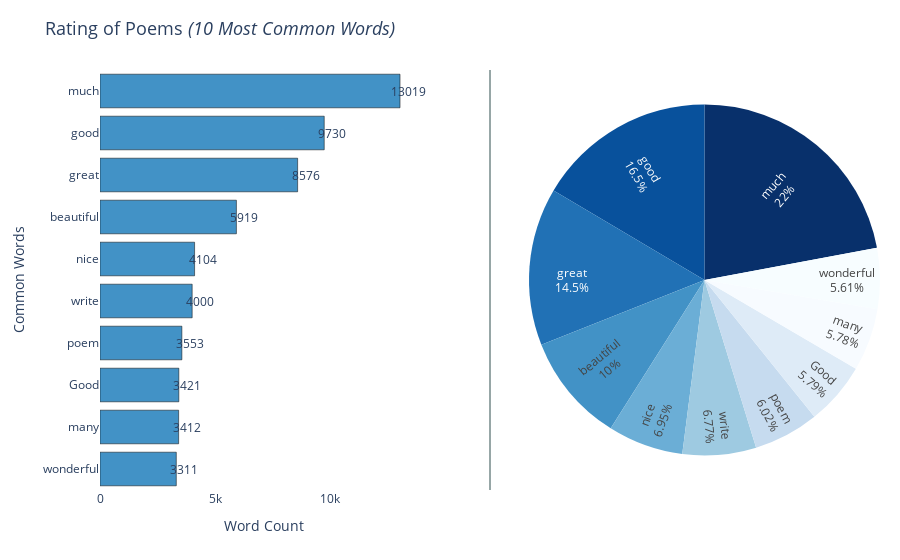

This figure's notebook cell:
### Markdown cell above
## Graphical Representation of the Most Common 10 Words

### Code cell
# print(px.colors.sequential.Blues_r) to get the colour list used here. Please note, I swatched some colours

# Define my colours for the Plotly Plot
colors = ['rgb(8,48,107)', 'rgb(8,81,156)', 'rgb(33,113,181)', 'rgb(66,146,198)',
            'rgb(107,174,214)', 'rgb(158,202,225)', 'rgb(198,219,239)',
            'rgb(222,235,247)', 'rgb(247,251,255)', 'rgb(247,253,255)']

# Set layout for Plotly Subplots
fig = make_subplots(rows=1, cols=2, specs=[[{"type": "xy"}, { "type": "domain"}]],
                    vertical_spacing=0.001)

# Add First Plot
fig.add_trace(go.Bar(x = df['Count'].head(10), y=df['Words'].head(10),marker=dict(color='rgba(66,146,198, 1)',
            line=dict(color='Black'),),name='Bar Chart',orientation='h'), 1, 1)

# Add Second Plot
fig.add_trace(go.Pie(labels=df['Words'].head(10),values=df['Count'].head(15),textinfo='label+percent',
                    insidetextorientation='radial', marker=dict(colors=colors, line=dict(color='DarkSlateGrey')),
                    name='Pie Chart'), 1, 2)
# customize layout
fig.update_layout(shapes=[dict(type="line",xref="paper", yref="paper", x0=0.5, y0=0, x1=0.5, y1=1.0,
         line_color='DarkSlateGrey', line_width=1)])

# customize plot title
fig.update_layout(showlegend=False, title=dict(text="Rating of Poems <i>(10 Most Common Words)</i>",
                  font=dict(size=18, )))

# Customize backgroound, margins, axis, title
fig.update_layout(yaxis=dict(showgrid=False,
                             showline=False,
                             showticklabels=True,
                             domain=[0, 1],
                             categoryorder='total ascending',
                             title=dict(text='Common Words', font_size=14)),
                             xaxis=dict(zeroline=False,
                             showline=False,
                             showticklabels=True,
                             showgrid=True,
                             domain=[0, 0.42],
                             title=dict(text='Word Count', font_size=14)),
                             margin=dict(l=100, r=20, t=70, b=70),
                             paper_bgcolor='rgba(0,0,0,0)',
                             plot_bgcolor='rgba(0,0,0,0)')

# Specify X and Y values for Annotations
x = df['Count'].head(10).to_list()
y = df['Words'].head(10).to_list()

# Show annotations on plot
annotations = [dict(xref='x1', yref='y1', x=xa + 350, y=ya, text=str(xa), showarrow=False) for xa, ya in zip(x, y)]

fig.update_layout(annotations=annotations)
fig.show(render = 'png')

### Figure 1 — Plotly figure (JSON) as saved in the notebook; plotly's stock layout.template omitted (floating-point values rounded to 4 significant figures)
{"data": [{"marker": {"color": "rgba(66,146,198, 1)", "line": {"color": "Black"}}, "name": "Bar Chart", "orientation": "h", "type": "bar", "x": [13019, 9730, 8576, 5919, 4104, 4000, 3553, 3421, 3412, 3311], "xaxis": "x", "y": ["much", "good", "great", "beautiful", "nice", "write", "poem", "Good", "many", "wonderful"], "yaxis": "y"}, {"domain": {"x": [0.55, 1], "y": [0, 1]}, "insidetextorientation": "radial", "labels": ["much", "good", "great", "beautiful", "nice", "write", "poem", "Good", "many", "wonderful"], "marker": {"colors": ["rgb(8,48,107)", "rgb(8,81,156)", "rgb(33,113,181)", "rgb(66,146,198)", "rgb(107,174,214)", "rgb(158,202,225)", "rgb(198,219,239)", "rgb(222,235,247)", "rgb(247,251,255)", "rgb(247,253,255)"], "line": {"color": "DarkSlateGrey"}}, "name": "Pie Chart", "textinfo": "label+percent", "type": "pie", "values": [13019, 9730, 8576, 5919, 4104, 4000, 3553, 3421, 3412, 3311, 2716, 2532, 2430, 2371, 2204]}], "layout": {"annotations": [{"showarrow": false, "text": "13019", "x": 13369, "xref": "x", "y": "much", "yref": "y"}, {"showarrow": false, "text": "9730", "x": 10080, "xref": "x", "y": "good", "yref": "y"}, {"showarrow": false, "text": "8576", "x": 8926, "xref": "x", "y": "great", "yref": "y"}, {"showarrow": false, "text": "5919", "x": 6269, "xref": "x", "y": "beautiful", "yref": "y"}, {"showarrow": false, "text": "4104", "x": 4454, "xref": "x", "y": "nice", "yref": "y"}, {"showarrow": false, "text": "4000", "x": 4350, "xref": "x", "y": "write", "yref": "y"}, {"showarrow": false, "text": "3553", "x": 3903, "xref": "x", "y": "poem", "yref": "y"}, {"showarrow": false, "text": "3421", "x": 3771, "xref": "x", "y": "Good", "yref": "y"}, {"showarrow": false, "text": "3412", "x": 3762, "xref": "x", "y": "many", "yref": "y"}, {"showarrow": false, "text": "3311", "x": 3661, "xref": "x", "y": "wonderful", "yref": "y"}], "autosize": true, "margin": {"b": 70, "l": 100, "r": 20, "t": 70}, "paper_bgcolor": "rgba(0, 0, 0, 0)", "plot_bgcolor": "rgba(0, 0, 0, 0)", "shapes": [{"line": {"color": "DarkSlateGrey", "width": 1}, "type": "line", "x0": 0.5, "x1": 0.5, "xref": "paper", "y0": 0, "y1": 1, "yref": "paper"}], "showlegend": false, "title": {"font": {"size": 18}, "text": "Rating of Poems <i>(10 Most Common Words)</i>"}, "xaxis": {"anchor": "y", "autorange": true, "domain": [0, 0.42], "range": [0, 14130.0], "showgrid": true, "showline": false, "showticklabels": true, "title": {"font": {"size": 14}, "text": "Word Count"}, "type": "linear", "zeroline": false}, "yaxis": {"anchor": "x", "autorange": true, "categoryorder": "total ascending", "domain": [0, 1], "range": [-0.5, 9.5], "showgrid": false, "showline": false, "showticklabels": true, "title": {"font": {"size": 14}, "text": "Common Words"}, "type": "category"}}}
